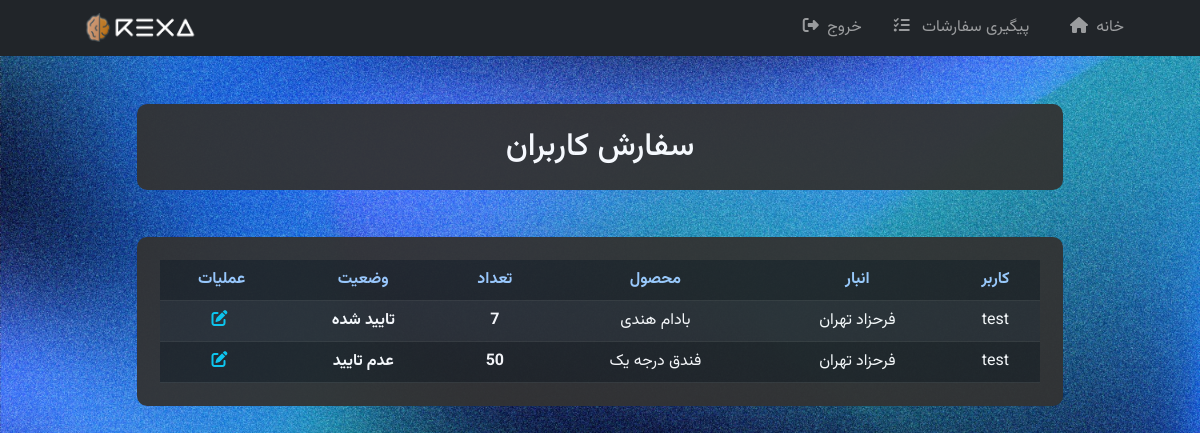
Page /manage/order (signed in) on the committed database.
### shop/models.py (models this page shows, shortened)
class Order(models.Model):
    user = models.ForeignKey(CustomUser, on_delete=models.CASCADE, verbose_name="مشتری")
    product = models.ForeignKey(InventoryStock, on_delete=models.CASCADE, verbose_name="محصول")
    quantity = models.PositiveIntegerField(blank=False, verbose_name="تعداد")
    PROGRESSING = 'در حال بررسی'
    CONFIRMED = 'تایید شده'
    DENIED = 'عدم تایید'
    STATUS_CHOICES = [
        (PROGRESSING, 'در حال بررسی'),
        (CONFIRMED, 'تایید شده'),
        (DENIED, 'عدم تایید'),
    ]
    status = models.CharField(max_length=20, choices=STATUS_CHOICES, default=PROGRESSING, verbose_name="وضعیت")

class InventoryStock(models.Model):
    name = models.ForeignKey(Product, on_delete=models.CASCADE, verbose_name="نام محصول")
    inventory = models.ForeignKey(Inventory, on_delete=models.CASCADE, verbose_name="نام انبار")
    stock = models.PositiveIntegerField(blank=False, verbose_name="موجودی")
    def __str__(self):
        return self.name.name

class Inventory(models.Model):
    name = models.CharField(max_length=150, verbose_name="نام انبار")
    city = models.ForeignKey(City, on_delete=models.CASCADE, verbose_name="شهر")
    def __str__(self):
        return f'{self.name} {self.city.name}'

class Product(models.Model):
    name = models.CharField(max_length=200, verbose_name="نام محصول")
    price = models.IntegerField(verbose_name="قیمت محصول")
    quantity = models.PositiveIntegerField(verbose_name="وزن هر بسته (کیلو گرم)")

### accounts/models.py (models this page shows, shortened)
class CustomUser(AbstractUser):
    city = models.ForeignKey(City, null=True, blank=False, on_delete=models.CASCADE)

class City(models.Model):
    name = models.CharField(max_length=100, verbose_name="نام شهر")

### shop/views.py (the view)
# urls.py: path('manage/order', OrderListView.as_view(), name="order"),
class OrderListView(LoginRequiredMixin, ListView):
    model = Order
    template_name = 'order.html'

### templates/order.html
{% extends 'base.html' %}
{% block content %}
  <div class="container">
    <div class="row">
      <div class="col-md-10 mx-auto">
        <div class="rounded-box p-3 mt-0">
            <div class="d-flex"><h2 class="my-2">سفارش کاربران</h2></div>
        </div>
          <div class="rounded-box">
              <table class="table table-dark table-striped mb-0">
                  <thead>
                      <tr class="w-100">
                          <th class="fs-7 text-center text-light-blue">کاربر</th>
                          <th class="fs-7 text-center text-light-blue">انبار</th>
                          <th class="fs-7 text-center text-light-blue">محصول</th>
                          <th class="fs-7 text-center text-light-blue">تعداد</th>
                          <th class="fs-7 text-center text-light-blue">وضعیت</th>
                          <th class="fs-7 text-center text-light-blue">عملیات</th>
                      </tr>
                  </thead>
                  <tbody>
                  {% for order in object_list %}
                      <tr>
                          <td class="me-1 text-center">{{ order.user.username }}</td>
                          <td class="me-1 text-center">{{ order.product.inventory }}</td>
                          <td class="me-1 text-center">{{ order.product }}</td>
                          <th class="me-1 text-center">{{ order.quantity }}</th>
                          <th class="me-1 text-center">{{ order.status }}</th>
                      <td class="w-14 text-center">
                          <a href="{% url 'order_update' order.pk %}" class="text-info me-1">
                              <i class="fa-solid fa-pen-to-square"></i>
                          </a>
                      </td>
                      </tr>
                  {% endfor %}
                  </tbody>
              </table>
          </div>
      </div>
    </div>
  </div>
{% endblock content %}

### static/src/main.css (style rules this page uses)
body { margin: 0; padding: 0; font-family: 'Vazirmatn', sans-serif; background-image: url('../img/blue-bg.jpg'); background-attachment: fixed; background-size: cover; background-position: center center; background-repeat: no-repeat; height: 100vh; overflow: auto; color: #fff; }
.w-14 { width: 14%; }
.text-light-blue { color: #9fcdff; }
.rounded-box { background-color: #333; background-attachment: fixed; opacity: 95%; margin-top: 2%; border-radius: 10px; padding: 23px; margin-bottom: 5%; display: flex; flex-direction: column; align-items: center; justify-content: center; position: relative; }

### rows in the picture
Order: user.username "test", product.inventory "فرحزاد تهران", product "بادام هندی", quantity "7", status "تایید شده"
Order: user.username "test", product.inventory "فرحزاد تهران", product "فندق درجه یک", quantity "50", status "عدم تایید"
